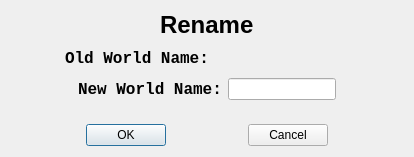
<?xml version="1.0" encoding="UTF-8"?>
<ui version="4.0">
 <class>RenameDialog</class>
 <widget class="QDialog" name="RenameDialog">
  <property name="geometry">
   <rect>
    <x>0</x>
    <y>0</y>
    <width>414</width>
    <height>157</height>
   </rect>
  </property>
  <property name="windowTitle">
   <string>Dialog</string>
  </property>
  <layout class="QVBoxLayout" name="verticalLayout_2">
   <item>
    <layout class="QVBoxLayout" name="verticalLayout">
     <item>
      <layout class="QHBoxLayout" name="horizontalLayout">
       <item>
        <spacer name="horizontalSpacer">
         <property name="orientation">
          <enum>Qt::Horizontal</enum>
         </property>
         <property name="sizeHint" stdset="0">
          <size>
           <width>40</width>
           <height>20</height>
          </size>
         </property>
        </spacer>
       </item>
       <item>
        <widget class="QLabel" name="label">
         <property name="font">
          <font>
           <family>Arial</family>
           <pointsize>18</pointsize>
           <weight>75</weight>
           <bold>true</bold>
          </font>
         </property>
         <property name="text">
          <string>Rename</string>
         </property>
        </widget>
       </item>
       <item>
        <spacer name="horizontalSpacer_2">
         <property name="orientation">
          <enum>Qt::Horizontal</enum>
         </property>
         <property name="sizeHint" stdset="0">
          <size>
           <width>40</width>
           <height>20</height>
          </size>
         </property>
        </spacer>
       </item>
      </layout>
     </item>
     <item>
      <spacer name="verticalSpacer">
       <property name="orientation">
        <enum>Qt::Vertical</enum>
       </property>
       <property name="sizeHint" stdset="0">
        <size>
         <width>367</width>
         <height>13</height>
        </size>
       </property>
      </spacer>
     </item>
     <item>
      <layout class="QHBoxLayout" name="horizontalLayout_4">
       <item>
        <spacer name="horizontalSpacer_8">
         <property name="orientation">
          <enum>Qt::Horizontal</enum>
         </property>
         <property name="sizeHint" stdset="0">
          <size>
           <width>40</width>
           <height>20</height>
          </size>
         </property>
        </spacer>
       </item>
       <item>
        <widget class="QLabel" name="label_4">
         <property name="font">
          <font>
           <family>Consolas</family>
           <pointsize>12</pointsize>
           <weight>75</weight>
           <bold>true</bold>
          </font>
         </property>
         <property name="text">
          <string>Old World Name:</string>
         </property>
        </widget>
       </item>
       <item>
        <widget class="QLabel" name="oldWorldNameLabel">
         <property name="minimumSize">
          <size>
           <width>135</width>
           <height>20</height>
          </size>
         </property>
         <property name="font">
          <font>
           <family>Consolas</family>
           <pointsize>10</pointsize>
           <weight>50</weight>
           <bold>false</bold>
          </font>
         </property>
         <property name="text">
          <string/>
         </property>
        </widget>
       </item>
       <item>
        <spacer name="horizontalSpacer_9">
         <property name="orientation">
          <enum>Qt::Horizontal</enum>
         </property>
         <property name="sizeHint" stdset="0">
          <size>
           <width>40</width>
           <height>20</height>
          </size>
         </property>
        </spacer>
       </item>
      </layout>
     </item>
     <item>
      <spacer name="verticalSpacer_2">
       <property name="orientation">
        <enum>Qt::Vertical</enum>
       </property>
       <property name="sizeHint" stdset="0">
        <size>
         <width>367</width>
         <height>13</height>
        </size>
       </property>
      </spacer>
     </item>
     <item>
      <layout class="QHBoxLayout" name="horizontalLayout_2">
       <item>
        <spacer name="horizontalSpacer_3">
         <property name="orientation">
          <enum>Qt::Horizontal</enum>
         </property>
         <property name="sizeHint" stdset="0">
          <size>
           <width>40</width>
           <height>20</height>
          </size>
         </property>
        </spacer>
       </item>
       <item>
        <widget class="QLabel" name="label_3">
         <property name="font">
          <font>
           <family>Consolas</family>
           <pointsize>12</pointsize>
           <weight>75</weight>
           <bold>true</bold>
          </font>
         </property>
         <property name="text">
          <string>New World Name:</string>
         </property>
        </widget>
       </item>
       <item>
        <widget class="QLineEdit" name="renameLineEdit"/>
       </item>
       <item>
        <spacer name="horizontalSpacer_4">
         <property name="orientation">
          <enum>Qt::Horizontal</enum>
         </property>
         <property name="sizeHint" stdset="0">
          <size>
           <width>40</width>
           <height>20</height>
          </size>
         </property>
        </spacer>
       </item>
      </layout>
     </item>
     <item>
      <spacer name="verticalSpacer_3">
       <property name="orientation">
        <enum>Qt::Vertical</enum>
       </property>
       <property name="sizeHint" stdset="0">
        <size>
         <width>20</width>
         <height>28</height>
        </size>
       </property>
      </spacer>
     </item>
     <item>
      <layout class="QHBoxLayout" name="horizontalLayout_3">
       <item>
        <spacer name="horizontalSpacer_5">
         <property name="orientation">
          <enum>Qt::Horizontal</enum>
         </property>
         <property name="sizeHint" stdset="0">
          <size>
           <width>40</width>
           <height>20</height>
          </size>
         </property>
        </spacer>
       </item>
       <item>
        <widget class="QPushButton" name="okBtn">
         <property name="text">
          <string>OK</string>
         </property>
        </widget>
       </item>
       <item>
        <spacer name="horizontalSpacer_6">
         <property name="orientation">
          <enum>Qt::Horizontal</enum>
         </property>
         <property name="sizeHint" stdset="0">
          <size>
           <width>40</width>
           <height>20</height>
          </size>
         </property>
        </spacer>
       </item>
       <item>
        <widget class="QPushButton" name="cancelBtn">
         <property name="text">
          <string>Cancel</string>
         </property>
        </widget>
       </item>
       <item>
        <spacer name="horizontalSpacer_7">
         <property name="orientation">
          <enum>Qt::Horizontal</enum>
         </property>
         <property name="sizeHint" stdset="0">
          <size>
           <width>40</width>
           <height>20</height>
          </size>
         </property>
        </spacer>
       </item>
      </layout>
     </item>
    </layout>
   </item>
  </layout>
 </widget>
 <resources/>
 <connections/>
</ui>
